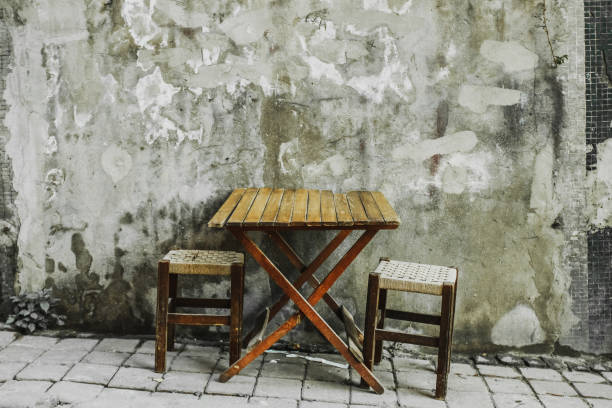
#> input picture inputs/table_wall.jpg, 612 x 408 px
$ python clean_depth.py inputs/table_wall.jpg inputs/table_wall.jpg
#> lines starting #> are read from the running program, lines starting #| are printed output that depends on the picture
import cv2
import numpy as np
import sys

if len(sys.argv) < 3:
    print("Erreur: arguments manquants. Usage: python clean_depth.py <entree> <sortie>")
    sys.exit(1)

chemin_entree = sys.argv[1]
chemin_sortie = sys.argv[2]

print("--- Démarrage de l'optimisation OpenCV ---")


img = cv2.imread(chemin_entree, cv2.IMREAD_GRAYSCALE)
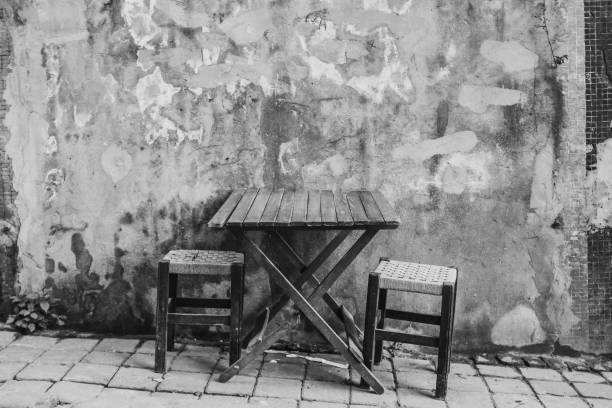
#> img: shape (408, 612); min 0, max 239, mean 140.4

if img is not None:

    img_lisse = cv2.bilateralFilter(img, d=9, sigmaColor=75, sigmaSpace=75)
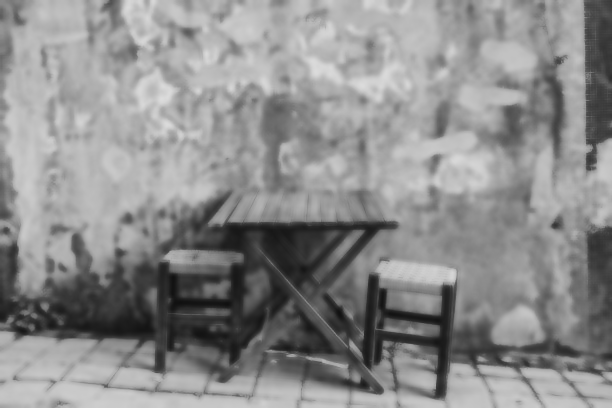
#> img_lisse: shape (408, 612); min 16, max 220, mean 140.5


    seuil_noir = 15
    img_lisse[img_lisse < seuil_noir] = 0

    cv2.imwrite(chemin_sortie, img_lisse)
    print(f"Succès : Carte de profondeur optimisée enregistrée sous '{chemin_sortie}'")

else:
    print(f"Erreur : Impossible de lire le fichier '{chemin_entree}'. Vérifiez le chemin.")
